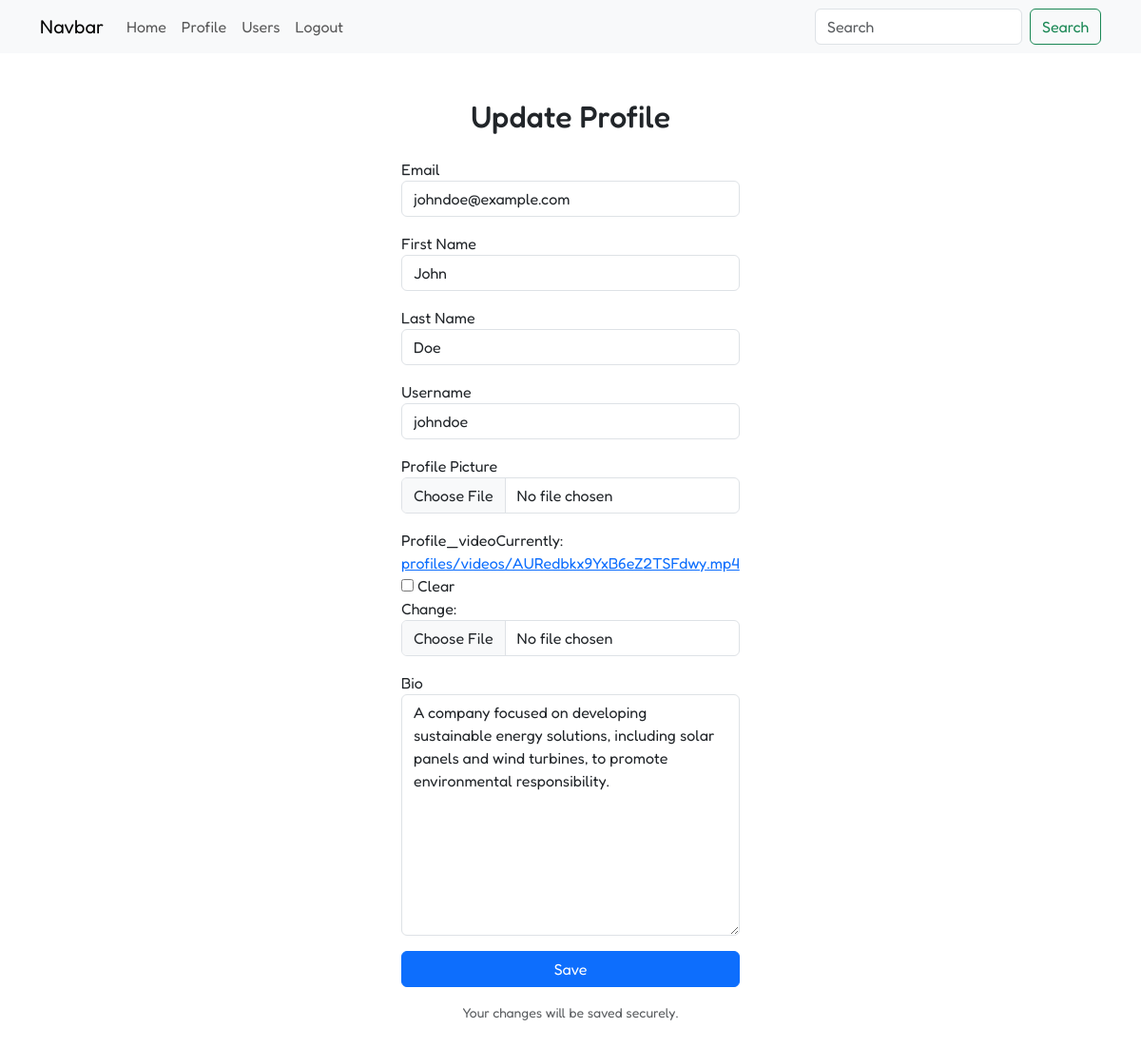
Screenshot of /update-profile/ (signed in) with the database file from the repository.
### social/models.py (models this page shows, shortened)
class Profile(AbstractUser):
    profile_picture = models.ImageField(upload_to='profiles/users/', blank=True, null=True)
    bio = models.TextField(max_length=300, blank=True, null=True)
    slug = models.SlugField(unique=True, blank=True, null=True)
    follows = models.ManyToManyField('self', blank=True, symmetrical=False, related_name='followers')
    profile_video = models.FileField(upload_to='profiles/videos/', blank=True, null=True)

### social/views.py (the view)
# urls.py: path('update-profile/', views.update_profile, name='update-profile'),
def update_profile(request):
    if request.user.is_authenticated:
        user = get_object_or_404(Profile, pk=request.user.pk)
        print(user)
        if request.method == 'POST':
            form = ProfileChangeForm(request.POST, request.FILES, instance=user)
            if form.is_valid():
                form.save()
                m.success(request, 'Your profile has been updated successfully.')
                return redirect('view-profile', slug=user.slug)
        else:
            form = ProfileChangeForm(instance=user)
        return render(request, 'update-profile.html', {'form': form})
    else:
        m.warning(request, 'You need to be logged in to update your profile.')
        return redirect('home')

### social/forms.py
class ProfileChangeForm(UserChangeForm):
    class Meta:
        model = Profile
        fields = ['email', 'first_name', 'last_name', 'username', 'profile_picture', 'profile_video', 'bio']
    def __init__(self, *args, **kwargs):
        super().__init__(*args, **kwargs)
        for f_name, f in self.fields.items():
            f.widget.attrs['class'] = 'form-control'
            f.widget.attrs['placeholder'] = attrs['placeholder'].get(f_name, '')
            f.label = attrs['label'].get(f_name, f_name.capitalize())
            f.label_suffix = ''
            f.help_text = attrs['help_text'].get(f_name, '')
            f.error_messages = attrs['error_messages'].get(f_name, {})
    def as_div(self):
        o = []
        for f in self:
            if f.name == 'password':
                continue
            code = f'<div class="form-group mb-3">{f.label_tag()}{f}</div>'
            o.append(code)
        return mark_safe('\n'.join(o))

### templates/update-profile.html (shortened to what this page needs)
{% extends 'base.html' %}
{% block content %}
    <div class="row justify-content-center">
        <div class="col-md-6 col-lg-4">
            <h2 class="text-center mb-4">Update Profile</h2>
            <form method="post" enctype="multipart/form-data">
                {{ form.as_div }}
                <button type="submit" class="btn btn-primary w-100">Save</button>
            </form>
            <small class="d-block text-muted text-center mt-3">Your changes will be saved securely.</small>
        </div>
    </div>
{% endblock %}

### templates/base.html (style rules this page uses)
* { font-family: "Fredoka", sans-serif; }

### rows the page displays
Profile: email "johndoe@example.com", first_name "John", last_name "Doe", username "johndoe", bio "A company focused on developing sustainable energy solutions, including solar panels and wind turbines, to promote environmental responsibility."
